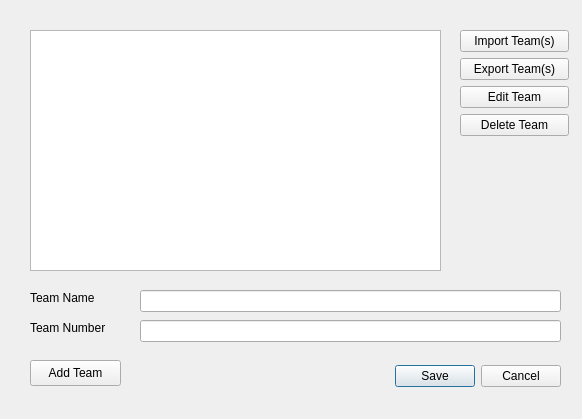
<?xml version="1.0" encoding="UTF-8"?>
<ui version="4.0">
 <class>Dialog</class>
 <widget class="QDialog" name="Dialog">
  <property name="geometry">
   <rect>
    <x>0</x>
    <y>0</y>
    <width>582</width>
    <height>419</height>
   </rect>
  </property>
  <property name="windowTitle">
   <string>Dialog</string>
  </property>
  <widget class="QDialogButtonBox" name="save_team">
   <property name="geometry">
    <rect>
     <x>390</x>
     <y>360</y>
     <width>171</width>
     <height>32</height>
    </rect>
   </property>
   <property name="orientation">
    <enum>Qt::Horizontal</enum>
   </property>
   <property name="standardButtons">
    <set>QDialogButtonBox::Cancel|QDialogButtonBox::Save</set>
   </property>
  </widget>
  <widget class="QListWidget" name="list_teams">
   <property name="geometry">
    <rect>
     <x>30</x>
     <y>30</y>
     <width>411</width>
     <height>241</height>
    </rect>
   </property>
  </widget>
  <widget class="QLineEdit" name="team_name_add">
   <property name="geometry">
    <rect>
     <x>140</x>
     <y>290</y>
     <width>421</width>
     <height>22</height>
    </rect>
   </property>
  </widget>
  <widget class="QLineEdit" name="team_oid_add">
   <property name="geometry">
    <rect>
     <x>140</x>
     <y>320</y>
     <width>421</width>
     <height>22</height>
    </rect>
   </property>
  </widget>
  <widget class="QLabel" name="label">
   <property name="geometry">
    <rect>
     <x>30</x>
     <y>290</y>
     <width>81</width>
     <height>16</height>
    </rect>
   </property>
   <property name="text">
    <string>Team Name</string>
   </property>
  </widget>
  <widget class="QLabel" name="label_2">
   <property name="geometry">
    <rect>
     <x>30</x>
     <y>320</y>
     <width>91</width>
     <height>16</height>
    </rect>
   </property>
   <property name="text">
    <string>Team Number</string>
   </property>
  </widget>
  <widget class="QPushButton" name="add_team">
   <property name="geometry">
    <rect>
     <x>30</x>
     <y>360</y>
     <width>91</width>
     <height>26</height>
    </rect>
   </property>
   <property name="text">
    <string>Add Team</string>
   </property>
  </widget>
  <widget class="QWidget" name="layoutWidget">
   <property name="geometry">
    <rect>
     <x>460</x>
     <y>30</y>
     <width>109</width>
     <height>241</height>
    </rect>
   </property>
   <layout class="QVBoxLayout" name="verticalLayout">
    <item>
     <widget class="QPushButton" name="action_import">
      <property name="text">
       <string>Import Team(s)</string>
      </property>
     </widget>
    </item>
    <item>
     <widget class="QPushButton" name="action_export">
      <property name="text">
       <string>Export Team(s)</string>
      </property>
     </widget>
    </item>
    <item>
     <widget class="QPushButton" name="edit_team">
      <property name="text">
       <string>Edit Team</string>
      </property>
     </widget>
    </item>
    <item>
     <widget class="QPushButton" name="delete_team">
      <property name="text">
       <string>Delete Team</string>
      </property>
     </widget>
    </item>
    <item>
     <spacer name="verticalSpacer">
      <property name="orientation">
       <enum>Qt::Vertical</enum>
      </property>
      <property name="sizeHint" stdset="0">
       <size>
        <width>20</width>
        <height>40</height>
       </size>
      </property>
     </spacer>
    </item>
   </layout>
  </widget>
 </widget>
 <resources/>
 <connections>
  <connection>
   <sender>save_team</sender>
   <signal>accepted()</signal>
   <receiver>Dialog</receiver>
   <slot>accept()</slot>
   <hints>
    <hint type="sourcelabel">
     <x>248</x>
     <y>254</y>
    </hint>
    <hint type="destinationlabel">
     <x>157</x>
     <y>274</y>
    </hint>
   </hints>
  </connection>
  <connection>
   <sender>save_team</sender>
   <signal>rejected()</signal>
   <receiver>Dialog</receiver>
   <slot>reject()</slot>
   <hints>
    <hint type="sourcelabel">
     <x>316</x>
     <y>260</y>
    </hint>
    <hint type="destinationlabel">
     <x>286</x>
     <y>274</y>
    </hint>
   </hints>
  </connection>
 </connections>
</ui>
